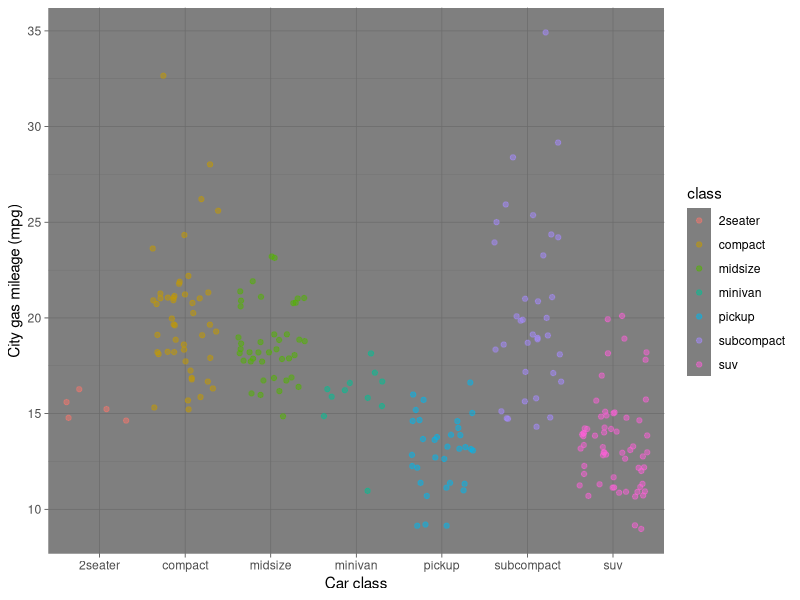

Write the R code that produced this figure.
## ---- chunk 1
knitr::opts_chunk$set(echo = TRUE)
library(tidyverse)
## ---- chunk 2
ggplot(data = mpg, aes(x = class, y = cty)) +
	geom_jitter(aes(color = class), alpha = 0.5) +
	labs(x = "Car class", y = "City gas mileage (mpg)")+
  theme_dark()


